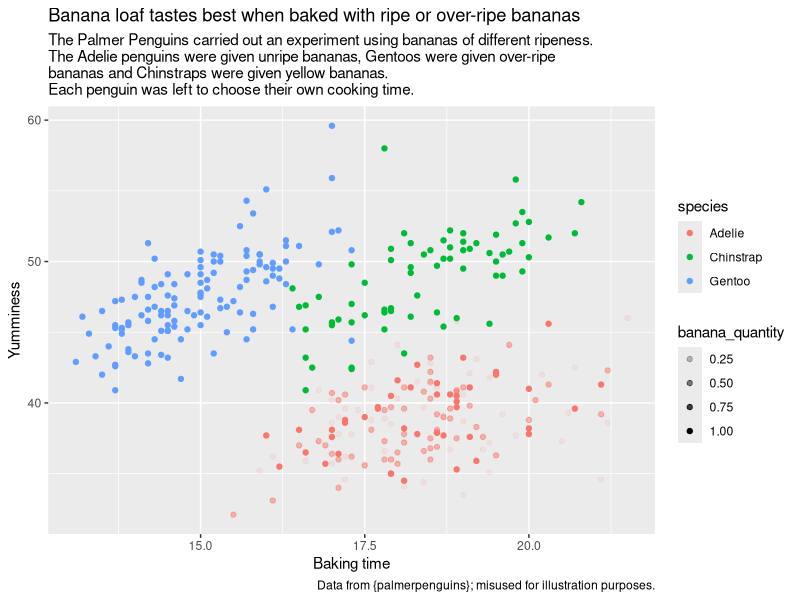

The R source for this figure:
# Libraries
library(tidyverse)

# Setting up the data ----
penguins <- palmerpenguins::penguins %>%
  # To vary the banana quantity (if you're reading this before the workshop, 
  # trust me this will make sense...!)
  mutate(banana_quantity = case_when(species == "Adelie" & island == "Biscoe" ~ 1,
                                     species == "Adelie" & island == "Dream" ~ 0.5,
                                     species == "Adelie" & island == "Torgersen" ~ 0.1,
                                     TRUE ~ 1))

# Building the plot ----
ggplot(penguins,
       aes(x = bill_depth_mm,
           y = bill_length_mm,
           colour = species)) +
  geom_point(aes(alpha = banana_quantity)) +
  labs(title = "Banana loaf tastes best when baked with ripe or over-ripe bananas",
       subtitle = "The Palmer Penguins carried out an experiment using bananas of different ripeness.
The Adelie penguins were given unripe bananas, Gentoos were given over-ripe 
bananas and Chinstraps were given yellow bananas.
Each penguin was left to choose their own cooking time.",
       x = "Baking time",
       y = "Yumminess",
       caption = "Data from {palmerpenguins}; misused for illustration purposes.")

